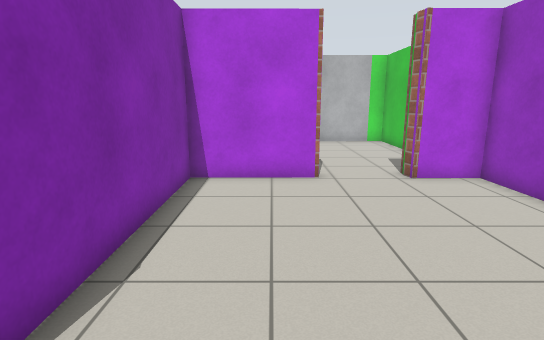
View 1 (above)

12 first-person views from a walk through a Gazebo world. The camera is 1.2 m above the floor, tilts 12° down and sees 80° across. The floor is counted in squares, 0.5 m on a side. Each view is taken from the middle of a square. On the plan, view 1 faces up. The plan holds only what a view shows up to about 19 squares ahead; the rest is blank. The place goes on beyond the plan. Gazebo's built-in surfaces are drawn with simple patterns.

View 2
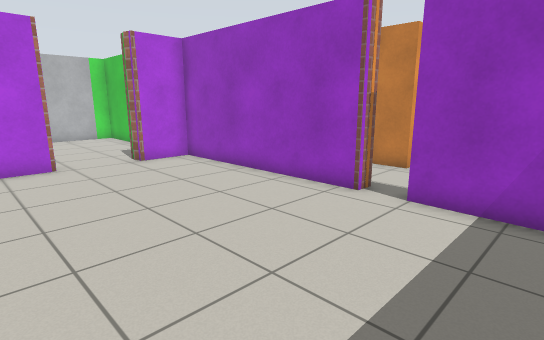

View 3
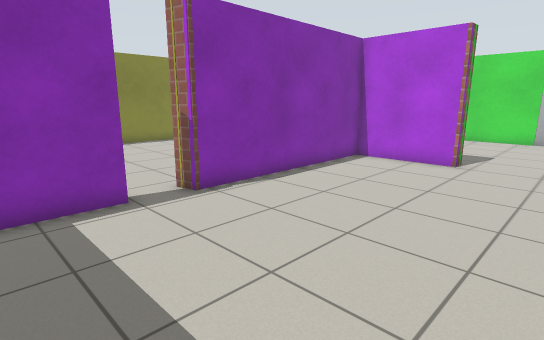

View 4
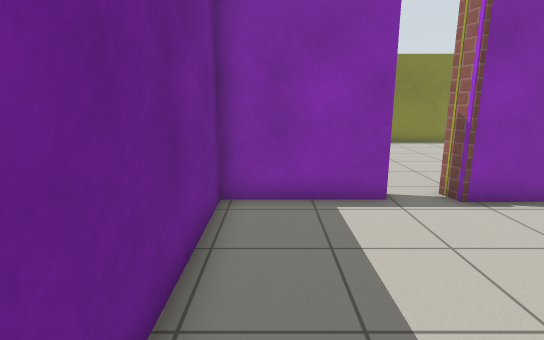

View 5
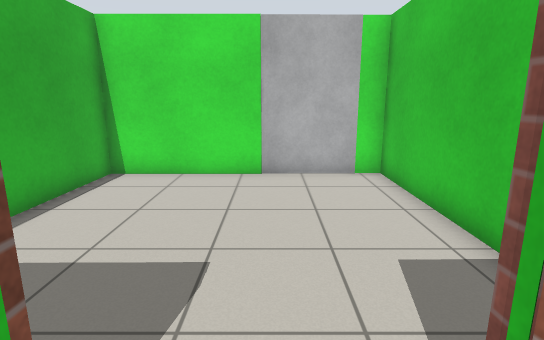

View 6
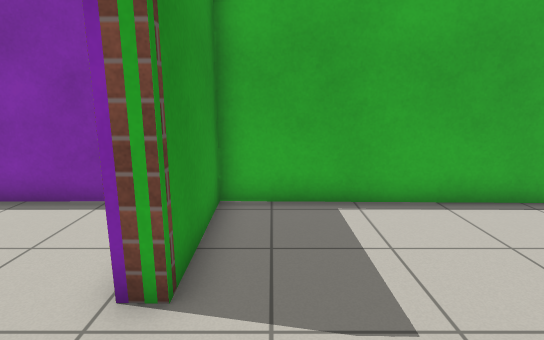

View 7
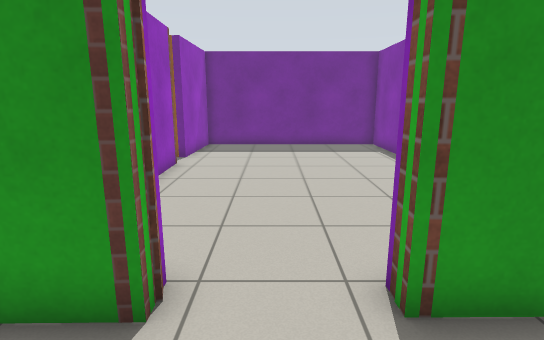

View 8
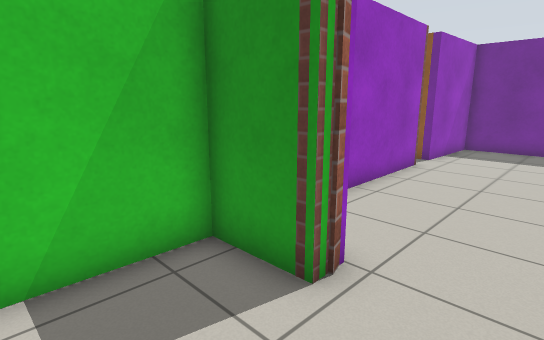

View 9
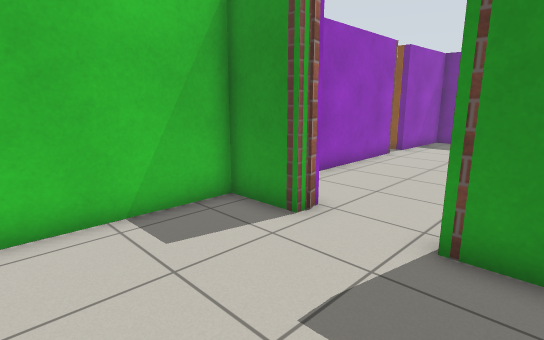

View 10
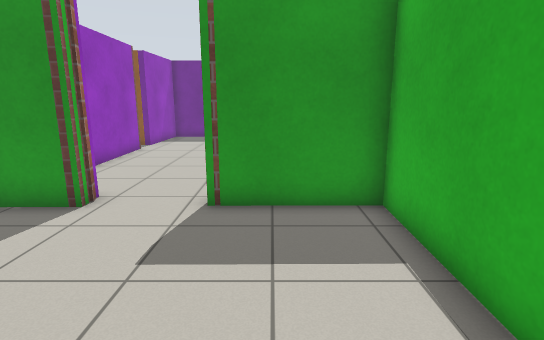

View 11
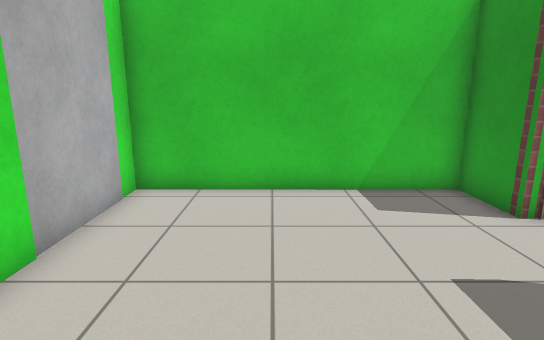

View 12
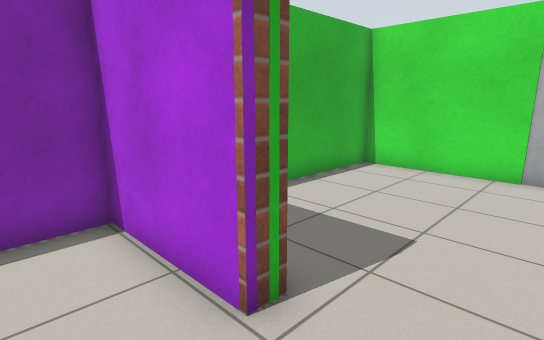

### Floor plan
Points are (right, up) in squares from view 1. A wall is a line through its corners. A room is listed if a view was taken in it or the views show most of it. See-through windows are left out.
Room 1 (views 1, 2, 3, 4, 5, 12)
walls: (6.6, 1.4) (6.7, 10.1) (4.4, 10.1); (-2.6, -0.1) (-2.6, -4.3); (1.5, 10.1) (-2.7, 10.1) (-2.6, 1.6) (-3.4, 1.4); (-2.9, -4.3) (6.6, -4.3) (6.6, 0.1)
ways out: opening at (2.5, 10.5) to room 2
Room 2 (views 6, 7, 8, 9, 10, 11)
walls: (2.6, 19.7) (-2.4, 19.7) (-2.6, 10.7) (1.5, 10.8) (1.5, 10.1); (4.4, 10.1) (4.4, 10.8) (6.7, 10.8) (6.7, 19.7) (5.8, 19.7); (4.5, 9.9) (4.3, 10.5)
ways out: opening at (2.5, 10.5) to room 1
objects: door leaf (3, 20) to (5, 20)

Positions as (right, up) in squares from view 1, and headings:
1: (0, 0), facing up
2: (-1, -3), facing up-right
3: (5, -3), facing up-left
4: (5, -3), facing left
5: (3, 9), facing up
6: (5, 12), facing left
7: (3, 14), facing down
8: (2, 14), facing down-right
9: (0, 16), facing down-right
10: (0, 18), facing down
11: (-2, 16), facing right
12: (4, 8), facing up-left
